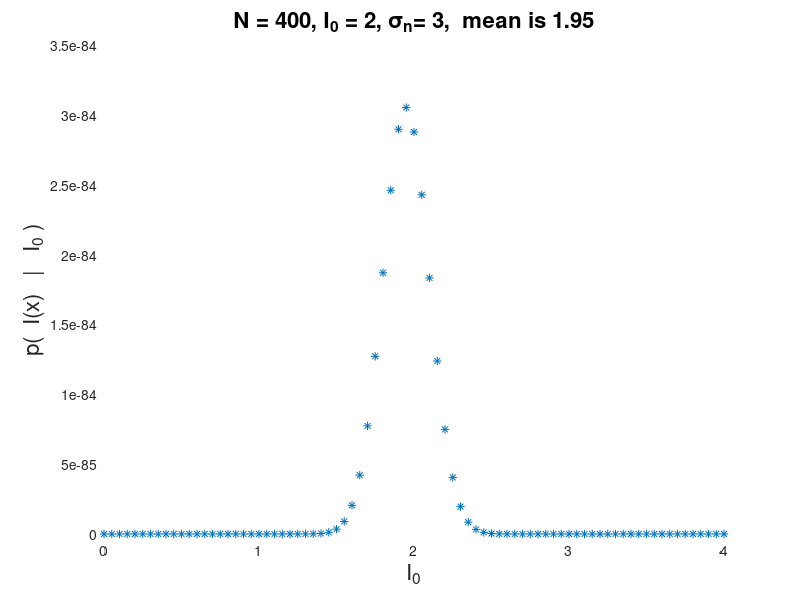

This chart was generated by the following MATLAB code:
% Here is some very basic code that illustrates a likelihood function.
%
% Suppose we have N samples of an image I.  The samples are  
% an intensity I_0 + noise (Gaussian with mean 0 and variance sig*sig).
%
% You would like to estimate the likelihood of various values I_0.   
% For any hypothetical I_0,  you look at the difference 
% between the I(x) and the hypothetical I_0, and you
% consider the probability of obtaining those image value(s).

clear; close all

N = 400;            % number of pixels
I_0 = 2;             % actual I_0
sigNoise = 3;       % standard deviation of the noise

%  Compute the likelihoods for various hypothetical I_0 in a 
%  neighborhood (plus or minus 2) around the true value of I_0.
%  We want to choose the I_0 that maximizes the likelihood.

rangeOfI_0 = I_0 - 2 : 0.05 : I_0 + 2;
numberI_0s = length(rangeOfI_0);
logLikelihood = zeros(1, numberI_0s);

%  generate the random image which is I_0 plus Gaussian noise

I =  I_0 + sigNoise * randn(N,1);

%  Compute and plot the likelihoods.  
%  Rather than computing the product of the likelihoods for the different
%  noise values, I use the fact that e^a * e^b = e^(a+b) and I compute 
%  the sum of log likelihoods.   Here I am relying on the assumption
%  that the noise is Gaussian.
%  I also ignore constant factors  1/(sqrt(2 pi) sigNoise) since they
%  don't depend on the actual noise values.

for j = 1:numberI_0s
   err = I - rangeOfI_0(j);   % these are the noise values, for each model I_0
   
%  product of likelihoods can be computed by taking sum of log likelihoods i.e.  e.g.  sum of  
   logLikelihood(j) =  sum( - (err .* err)/(2*sigNoise*sigNoise)  ) ;
end

%plot(rangeOfI_0, logLikelihood,'-*');
plot(rangeOfI_0, exp(logLikelihood),'-*');
xlabel('I_0','fontsize',16);
ylabel('p(  I(x)   |   I_0 )','fontsize',16)
title([ 'N = ' num2str(N) ...
       ', I_0 = ' num2str(I_0) ...
    ', \sigma_n= ' num2str(sigNoise), ',  mean is ',  num2str(mean(I),3)  ],'fontsize',16)
 